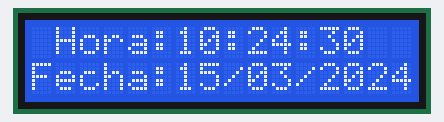
A program run on a simulated Raspberry Pi (BCM pin numbers). Shown: 16×2 character LCD. The clock reads 2024-03-15 10:24:30 at power-on unless the program sets it; library files of the repository ran but are not shown: I2C_LCD_driver.py.

Above: at 0.4 s.
At 4.7 s:
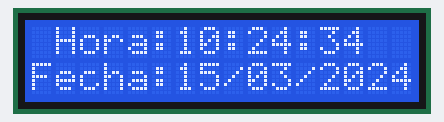
At 9.1 s:
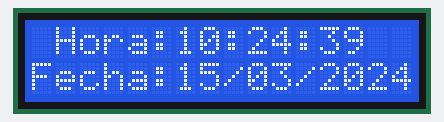
At 19.0 s:
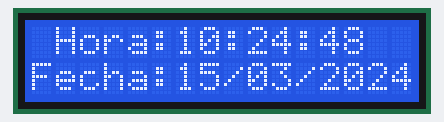
At 28.8 s:
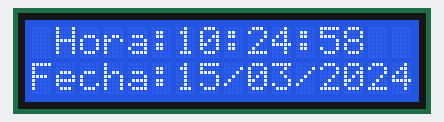
At 38.7 s:
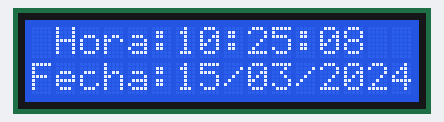

The program:

T6.3.reloj_lcd_i2C.py
```python
# Ejemplo 6.3 de cómo mostrar un sencillo reloj en la  LCD
import I2C_LCD_driver
import time
mylcd = I2C_LCD_driver.lcd()


while True:
	mylcd.lcd_display_string(f'Hora:{time.strftime("%H:%M:%S")}', line = 1, pos = 1)

	mylcd.lcd_display_string(f'Fecha:{time.strftime("%d/%m/%Y")}',line = 2)
	time.sleep(1) # esperamos 1 segundo
```

Measured:
- what the display in image 0 shows lasts 1.1 s, from 0.3 s to 1.4 s
- what the display in image 1 shows lasts 1.1 s, from 4.7 s to 5.8 s
